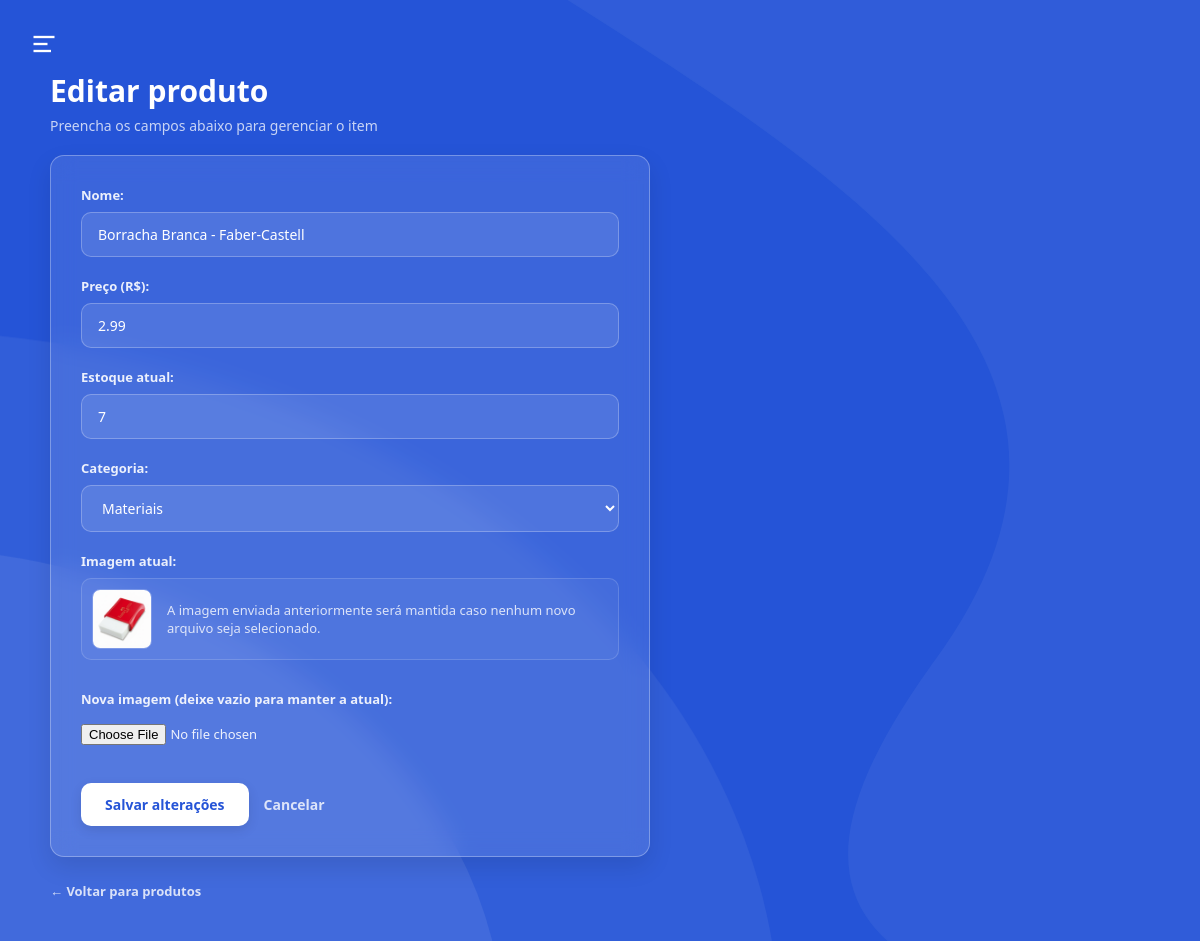
Page /produtos/3/editar (signed in) on the committed database.
### app/models/produto.py (models this page shows, shortened)
class Produto(Base):
    __tablename__ = "produtos"
    id = Column(Integer, primary_key=True, autoincrement=True, index=True)
    nome = Column(String(150), nullable=False, index=True)
    preco = Column(Float, nullable=False, default=0.0)
    estoque_atual = Column(Integer, nullable=False, default=0)
    ativo = Column(Boolean, default=True)
    imagem_path = Column(String(255), nullable=True)
    categoria_id = Column(Integer, ForeignKey("categorias.id", ondelete="SET NULL"), nullable=True )
    categoria = relationship("Categoria", back_populates="produtos")

### app/controllers/produto_controller.py (the view)
@router.get("/{produto_id}/editar")
def form_editar_produto(
    produto_id: int,
    request: Request,
    db: Session = Depends(get_db),
    admin = Depends(get_admin)
):
    editando   = db.query(Produto).filter(Produto.id == produto_id).first()
    categorias = db.query(Categoria).filter(Categoria.ativo == True).all()
    if not editando:
        return RedirectResponse(url="/produtos", status_code=302)
    return templates.TemplateResponse(
        request,
        "produtos/form.html",
        {
            "request":    request,
            "usuario":    admin,
            "editando":   editando,
            "categorias": categorias
        }
    )

### app/templates/produtos/form.html (shortened to what this page needs)
<!DOCTYPE html>
<html lang="pt-br">
<head>
</head>
<body>
    <aside class="sidebar">
        <button class="btn-close-sidebar" id="closeSidebarBtn" aria-label="Fechar menu">
        </button>
        <nav class="sidebar-menu">
            <a href="/dashboard" class="sidebar-item">
            </a>
            <a href="/pdv" class="sidebar-item">
            </a>
            <a href="/categorias" class="sidebar-item">
            </a>
            <a href="/produtos" class="sidebar-item active">
            </a>
            <a href="/clientes" class="sidebar-item">
            </a>
            <a href="/movimentacoes" class="sidebar-item">
            </a>
            <a href="/usuarios" class="sidebar-item">
            </a>
        </nav>
    </aside>
    <main class="main-screen">
        <header class="app-header">
            <button class="btn-menu" id="openSidebarBtn" aria-label="Abrir menu">
                <svg viewBox="0 0 24 24">
                    <line x1="3" y1="6" x2="21" y2="6"></line>
                    <line x1="3" y1="12" x2="15" y2="12"></line>
                    <line x1="3" y1="18" x2="18" y2="18"></line>
                </svg>
            </button>
        </header>
        <section class="dashboard">
            <div class="dashboard-header">
                <div class="dashboard-title">
                    <h1>{{ "Editar produto" if editando else "Novo produto" }}</h1>
                    <p>Preencha os campos abaixo para gerenciar o item</p>
                </div>
            </div>
            <div class="dashboard-card">
                <form action="{{ '/produtos/' + editando.id|string + '/editar' if editando else '/produtos/novo' }}"
                      method="post"
                      enctype="multipart/form-data">
                    <div class="form-group">
                        <label>Nome:</label>
                        <input type="text"
                               name="nome"
                               value="{{ editando.nome if editando else (valores.nome if valores else '') }}"
                               placeholder="Ex: Teclado Mecânico"
                               required>
                    </div>
                    <div class="form-group">
                        <label>Preço (R$):</label>
                        <input type="number"
                               name="preco"
                               step="0.01"
                               min="0"
                               value="{{ editando.preco if editando else (valores.preco if valores else '0.00') }}"
                               required>
                    </div>
                    <div class="form-group">
                        <label>Estoque atual:</label>
                        <input type="number"
                               name="estoque_atual"
                               min="0"
                               value="{{ editando.estoque_atual if editando else (valores.estoque_atual if valores else '0') }}"
                               required>
                    </div>
                    <div class="form-group">
                        <label>Categoria:</label>
                        <select name="categoria_id">
                            {% for c in categorias %}
                                <option value="{{ c.id }}"
                                    {{ 'selected' if (editando and editando.categoria_id == c.id) or (valores and valores.categoria_id == c.id) else '' }}>
                                    {{ c.nome }}
                                </option>
                            {% endfor %}
                        </select>
                    </div>
                    {% if editando and editando.imagem_path %}
                        <div class="form-group">
                            <label>Imagem atual:</label>
                            <div class="current-image-container">
                                <img src="{{ editando.imagem_url }}"
                                     alt="{{ editando.nome }}"
                                     class="current-image">
                                <p>A imagem enviada anteriormente será mantida caso nenhum novo arquivo seja selecionado.</p>
                            </div>
                        </div>
                    {% endif %}
                    <div class="form-group">
                        <label>{{ "Nova imagem (deixe vazio para manter a atual):" if editando else "Imagem do produto:" }}</label>
                        <input type="file"
                               name="imagem"
                               accept=".jpg,.jpeg,.png,.webp">
                    </div>
                    <div class="form-actions">
                        <button type="submit" class="btn-primary">
                            {{ "Salvar alterações" if editando else "Criar produto" }}
                        </button>
                        <a href="/produtos" class="btn-cancel">Cancelar</a>
                    </div>
                </form>
            </div>
            <a href="/produtos" class="back-link">← Voltar para produtos</a>
        </section>
    </main>
</body>
</html>

### app/templates/produtos/form.html (style rules this page uses)
* { margin: 0; padding: 0; box-sizing: border-box; font-family: 'Segoe UI', Tahoma, Geneva, Verdana, sans-serif; }
html, body { width: 100%; height: 100%; overflow: hidden; background: #ffffff; }
.sidebar { position: fixed; top: 0; left: 0; width: 280px; height: 100vh; padding: 40px 0 40px 30px; display: flex; flex-direction: column; gap: 30px; z-index: 1; color: #1e293b; }
.btn-close-sidebar { background: none; border: none; cursor: pointer; width: 32px; height: 32px; display: flex; align-items: center; justify-content: center; outline: none; }
.sidebar-menu { display: flex; flex-direction: column; gap: 8px; }
.sidebar-item { position: relative; display: flex; align-items: center; gap: 14px; color: #334155; text-decoration: none; font-size: 15px; font-weight: 600; opacity: 0.9; padding: 10px 14px; border-radius: 8px 0 0 8px; transition: transform 0.2s, opacity 0.2s, color 0.2s, background 0.2s; }
.sidebar-item::before { content: ''; position: absolute; left: 0; top: 50%; transform: translateY(-50%) scaleY(0); width: 4px; height: 20px; background: #2554d7; border-radius: 0 4px 4px 0; transition: transform 0.2s ease; }
.sidebar-item:hover, .sidebar-item.active { opacity: 1; color: #2554d7; background: rgba(37, 84, 215, 0.05); transform: translateX(6px); }
.sidebar-item:hover::before, .sidebar-item.active::before { transform: translateY(-50%) scaleY(1); }
.main-screen { position: relative; width: 100vw; height: 100vh; background: #2554d7; z-index: 2; display: flex; flex-direction: column; overflow: hidden; transition: transform 0.45s cubic-bezier(0.25, 1, 0.5, 1), border-radius 0.45s cubic-bezier(0.25, 1, 0.5, 1), box-shadow 0.45s ease; transform-origin: left center; }
.app-header { position: absolute; top: 25px; left: 25px; z-index: 5; }
.btn-menu { background: none; border: none; cursor: pointer; padding: 5px; outline: none; display: flex; align-items: center; }
.btn-menu svg { width: 28px; height: 28px; stroke: #ffffff; stroke-width: 2; fill: none; }
.background-waves { position: absolute; top: 0; left: 0; width: 100%; height: 100%; z-index: 1; pointer-events: none; }
.dashboard { position: relative; z-index: 2; width: 100%; height: 100%; padding: 70px 50px 40px; overflow-y: auto; color: #ffffff; }
.dashboard-header { margin-bottom: 20px; }
.dashboard-title h1 { font-size: 30px; font-weight: 700; margin-bottom: 5px; }
.dashboard-title p { font-size: 14px; color: rgba(255, 255, 255, 0.75); }
.dashboard-card { background: rgba(255, 255, 255, 0.10); border: 1px solid rgba(255, 255, 255, 0.30); border-radius: 14px; padding: 30px; backdrop-filter: blur(12px); -webkit-backdrop-filter: blur(12px); box-shadow: 0 10px 25px rgba(0, 0, 0, 0.10); max-width: 600px; }
.form-group { margin-bottom: 20px; display: flex; flex-direction: column; gap: 8px; }
.form-group label { font-size: 13px; font-weight: 600; color: rgba(255, 255, 255, 0.9); }
.form-group input[type="text"], .form-group input[type="number"], .form-group select { padding: 12px 16px; background: rgba(255, 255, 255, 0.1); border: 1px solid rgba(255, 255, 255, 0.25); border-radius: 10px; color: #ffffff; font-size: 14px; outline: none; transition: border-color 0.2s; }
.form-group select option { background: #2554d7; color: #ffffff; }
.form-group input[type="file"] { font-size: 13px; color: rgba(255, 255, 255, 0.9); padding: 8px 0; }
.current-image-container { display: flex; align-items: center; gap: 15px; margin-bottom: 10px; background: rgba(255, 255, 255, 0.05); padding: 10px; border-radius: 10px; border: 1px solid rgba(255, 255, 255, 0.15); }
.current-image { width: 60px; height: 60px; border-radius: 8px; object-fit: cover; border: 1px solid rgba(255, 255, 255, 0.2); }
.current-image-container p { font-size: 13px; color: rgba(255, 255, 255, 0.8); }
.form-actions { display: flex; align-items: center; gap: 15px; margin-top: 30px; }
.btn-primary { display: inline-flex; align-items: center; justify-content: center; background: #ffffff; color: #2554d7; padding: 12px 24px; border-radius: 10px; font-size: 14px; font-weight: 600; border: none; cursor: pointer; box-shadow: 0 4px 12px rgba(0, 0, 0, 0.1); transition: transform 0.2s, background 0.2s; }
.btn-cancel { color: rgba(255, 255, 255, 0.8); text-decoration: none; font-size: 14px; font-weight: 600; transition: color 0.2s; }
.back-link { display: inline-block; margin-top: 25px; color: rgba(255, 255, 255, 0.8); text-decoration: none; font-size: 13px; font-weight: 600; transition: color 0.2s; }

### rows in the picture
Produto: nome "Borracha Branca - Faber-Castell", preco "2.99", estoque_atual "7", imagem_url (picture)

### other values in the picture
{{ "Editar produto" if editando else "Novo produto" }} "Editar produto"
{{ "Salvar alterações" if editando else "Criar produto" }} "Salvar alterações"
form field categoria_id "Materiais"
